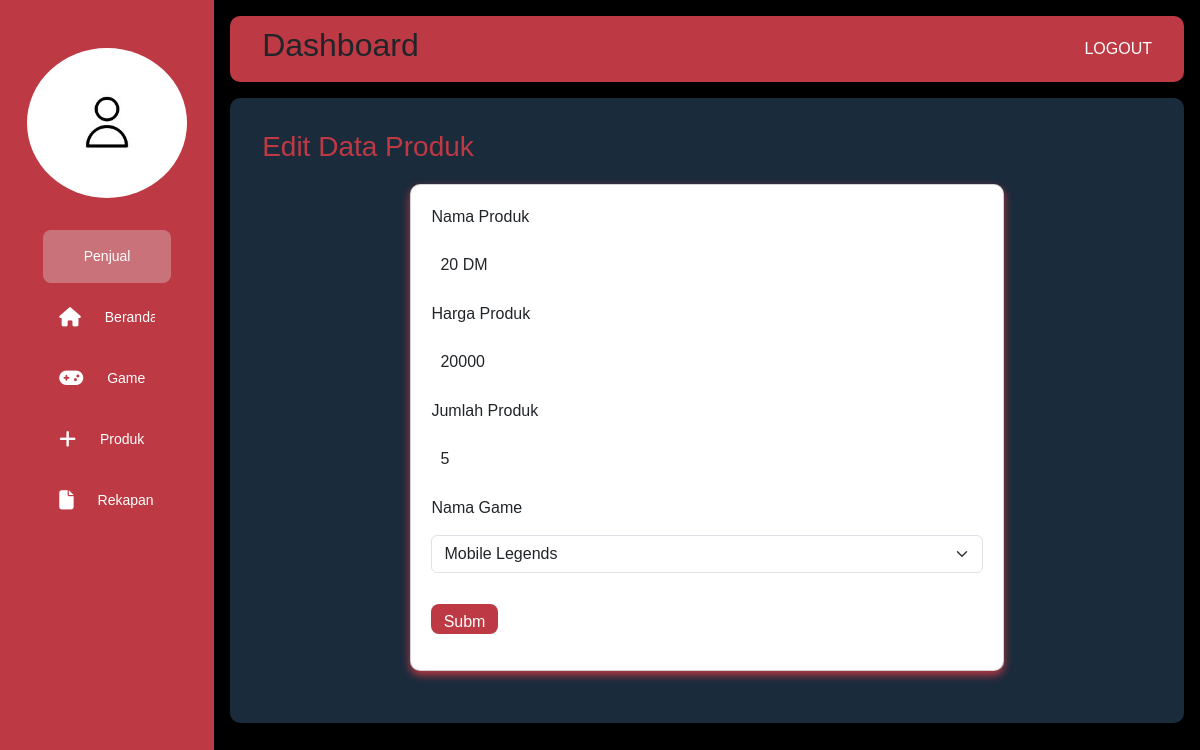
The page /edit_produk.php?id=6 on the database its author committed.
### tables this page shows
CREATE TABLE `produk` (
  `id_produk` int(11) NOT NULL,
  `nama_produk` varchar(30) NOT NULL,
  `harga_produk` int(11) NOT NULL,
  `jumlah_produk` int(11) NOT NULL,
  `id_game` int(11) NOT NULL
);

CREATE TABLE `game` (
  `id_game` int(11) NOT NULL,
  `nama_game` varchar(30) NOT NULL,
  `nama_perusahaan` varchar(30) NOT NULL,
  `gambar_game` varchar(50) NOT NULL,
  `gambar_detail` varchar(255) NOT NULL,
  `id_kategori` int(11) NOT NULL
);

### edit_produk.php (the view, shortened to what this page needs)
<?php
include_once "../../koneksi.php";
$id_produk = $_GET["id"];
$query = "SELECT * FROM produk WHERE id_produk = $id_produk";
$cekProduk = mysqli_query($koneksi, $query);
$dataProduk = mysqli_fetch_assoc($cekProduk);
$queryGame = "SELECT id_game, nama_game FROM game";
$cekDataGame = mysqli_query($koneksi, $queryGame);
?>
<!DOCTYPE html>
<html lang="en">
<head>
    <link rel="stylesheet" href="../../assets/bootstrap/css/bootstrap.min.css">
    <link rel="stylesheet" href="../../assets/css/style.css">
</head>
<body>
    <div class="sidebar">
        <br>
        <br>
        <div class="profile">
            <img src="../../assets/img/info.jpg" alt="">
        </div>
        <div class="logo">
            <ul class="menu">
                <li class="active">
                    <a href="#" style="cursor: default">
                        <span class="mx-auto">Penjual</span>
                    </a>
                </li>
                <li>
                    <a href="../index.php">
                        <i class="fa-solid fa-house"></i>
                        <span>Beranda</span>
                    </a>
                </li>
                <li>
                    <a href="../game/game.php">
                        <i class="fa-solid fa-gamepad"></i>
                        <span>Game</span>
                    </a>
                </li>
                <li>
                    <a href="produk.php">
                        <i class="fa-solid fa-plus"></i>
                        <span>Produk</span>
                    </a>
                </li>
                <li>
                    <a href="../rekapan.php">
                        <i class="fa-solid fa-file"></i>
                        <span>Rekapan</span>
                    </a>
                </li>
            </ul>
        </div>
    </div>
    <div class="main--content">
        <div class="header--wrapper">
            <div class="header--tittle">
                <h2>Dashboard</h2>
            </div>
            <div class="user--info">
                <a href="../../logout.php" class="text-decoration-none text-white">LOGOUT</a>
            </div>
        </div>
        <div class="card--container">
            <h3>Edit Data Produk</h3>
            <div class="col-md-8">
                <div class="card card-body">
                    <form action="update_produk.php" method="POST" enctype="multipart/form-data">
                        <div class="mb-3">
                            <label for="nama_produk" class="form-label text-dark">Nama Produk</label>
                            <input type="text" name="nama_produk" id="nama_produk" class="form-control mb-2 text-dark" placeholder="Nama Produk" value="<?= $dataProduk["nama_produk"] ?>" required>
                        </div>
                        <div class="mb-3">
                            <label for="harga_produk" class="form-label text-dark">Harga Produk</label>
                            <input type="number" name="harga_produk" id="harga_produk" class="form-control mb-2 text-dark" placeholder="Harga Produk" value="<?= $dataProduk["harga_produk"] ?>" required>
                        </div>
                        <div class="mb-3">
                            <label for="jumlah_produk" class="form-label text-dark">Jumlah Produk</label>
                            <input type="number" name="jumlah_produk" id="jumlah_produk" class="form-control mb-2 text-dark" placeholder="Jumlah Produk" value="<?= $dataProduk["jumlah_produk"] ?>" required>
                        </div>
                        <div class="mb-3">
                            <label for="game" class="form-label text-dark">Nama Game</label>
                            <select name="game" class="form-select mb-2 text-dark">
                                <?php while ($dataGame = mysqli_fetch_assoc($cekDataGame)) : ?>
                                    <option value="<?= $dataGame["id_game"] ?>" <?php if ($dataGame["id_game"] == $dataProduk["id_game"]) { ?> selected <?php } ?>>
                                        <?= $dataGame["nama_game"] ?>
                                    </option>
                                <?php endwhile; ?>
                            </select>
                        </div>
                        <button type="submit" class="btn btn-primary mb-3">Submit</button>
                    </form>
                </div>
            </div>
        </div>
    </div>
</body>
</html>

### css/style.css (style rules this page uses)
* { margin: 0; padding: 0; border: none; box-sizing: border-box; font-family: "Poppins", sans-serif; }
body { display: flex; background-color: black; }
.sidebar { position: sticky; top: 0; left: 0; bottom: 0; width: 140px; height: 100vh; padding: 0 1.7rem; background: #BD3944; overflow: hidden; transition: all 05s linear; color: #fff; }
.profile { width: 80px; height: 8px; border-radius: 50%; overflow: hidden; margin: 0 auto 5%; transition: width 0.3s ease-in-out, height 0.3s ease-in-out; }
.profile img { width: 100%; height: 100%; object-fit: cover; }
.logo { height: 80px; padding: 16px; }
.menu { height: 88%; position: relative; list-style: none; padding: 0; }
.menu li { padding: 1rem; margin: 8px 0; border-radius: 8px; transition: all 0.3s ease-in-out; }
.menu li:hover, .active { background: #e0e0e058; }
.menu a { color: #fff; font-size: 14px; text-decoration: none; display: flex; align-items: center; gap: 1.5rem; }
.menu a span { overflow: hidden; }
.menu a i { font-size: 1.2rem; }
.main--content { position: relative; background: black; padding: 1rem; width: 100%; }
.header--wrapper { display: flex; justify-content: space-between; align-items: center; flex-wrap: wrap; background: #BD3944; border-radius: 10px; padding: 10px 2rem; margin-bottom: 1rem; }
.user--info { display: flex; align-items: center; gap: 1; }
.card--container { background: #1A2B3C; padding: 2rem; border-radius: 10px; }
.card--container h3 { color: #BD3944; }
.col-md-8 { margin: 20px auto; }
.card { box-shadow: 0 4px 8px #BD3944; border-radius: 10px; }
.card-body { padding: 20px; }
.form-label, .form-control { color: white; margin-bottom: 15px; display: block; width: 100%; }
.form-control { background-color: #fff; border: 1px solid #fff; padding: 8px; border-radius: 8px; }
.btn-primary { background-color: #BD3944; color: white; border: none; border-radius: 8px; height: 30px; width: 12%; margin-top: 15px; align-items: center; }

### rows shown on the page
produk: nama_produk "20 DM", harga_produk "20000", jumlah_produk "5", game "Mobile Legends"
